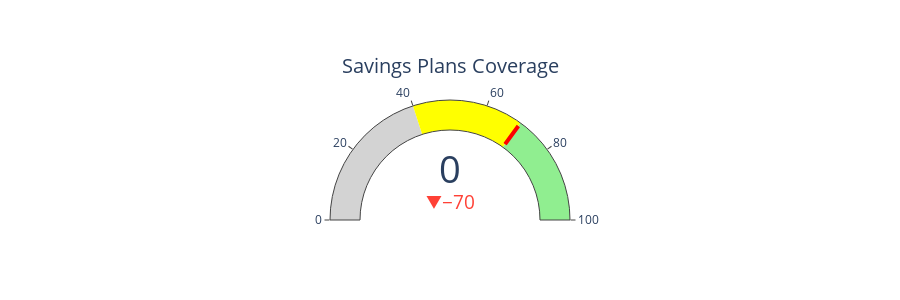

Notebook source saved alongside this figure:
### Markdown cell above
## 5.1 Savings Plans Coverage

### Code cell
ri_sp = parse_ri_sp_analysis(data)

current_coverage = ri_sp.get('coverage', 0)
current_utilization = ri_sp.get('utilization', 0)
potential_savings = ri_sp.get('potential_savings', 0)

print("\n" + "="*80)
print("SAVINGS PLANS & RESERVED INSTANCES")
print("="*80)
print(f"\n💰 Current SP Coverage: {current_coverage:.1f}%")
print(f"💰 Target SP Coverage: {TARGET_SP_COVERAGE:.1f}%")
print(f"💰 Potential Monthly Savings: ${potential_savings:,.2f}")
print("="*80)

# Gauge chart for coverage
fig = create_gauge_chart(current_coverage, "Savings Plans Coverage", max_value=100, 
                        threshold_good=TARGET_SP_COVERAGE, threshold_ok=40)
fig.show()

### Figure 1 — Plotly figure (JSON) as saved in the notebook; plotly's stock layout.template omitted (floating-point values rounded to 4 significant figures)
{"data": [{"delta": {"reference": 70}, "gauge": {"axis": {"range": [null, 100]}, "bar": {"color": "darkblue"}, "steps": [{"color": "lightgray", "range": [0, 40]}, {"color": "yellow", "range": [40, 70]}, {"color": "lightgreen", "range": [70, 100]}], "threshold": {"line": {"color": "red", "width": 4}, "thickness": 0.75, "value": 70}}, "mode": "gauge+number+delta", "title": {"text": "Savings Plans Coverage"}, "type": "indicator", "value": 0}], "layout": {"height": 300}}
